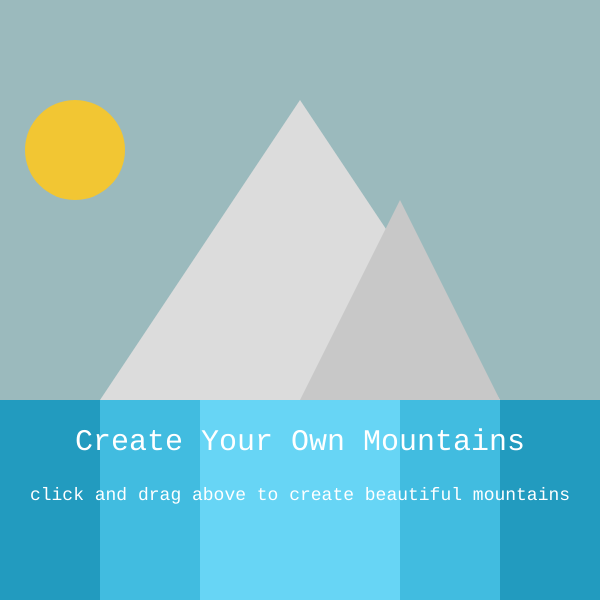
Frame 1 (no input)
Frame 60 (no input): identical to frame 1, image omitted
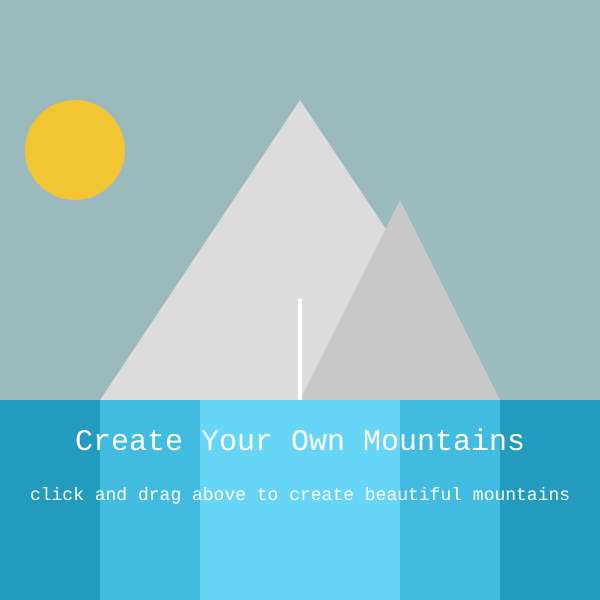
Frame 120 (the mouse pressed at the canvas centre since frame 60)

The p5.js sketch that drew these frames (run headless with seeded random() and noise() and a simulated clock; from frame 60 on, the mouse is pressed at the canvas centre):

// p5.js sketch
// ── sketch.js
function setup() {
  createCanvas(600, 600);
  background(155, 186, 189);

 //sun
noStroke();
  fill(242, 198, 51);
  ellipse(75, 150, 100, 100);

 //Initial Mountains
  fill(220)
  noStroke();
  triangle(100, 400, 500, 400, 300, 100);

  fill(200)
  noStroke();
  triangle(300, 400, 500, 400, 400, 200);
}

function draw() {

  //mountains
  var y = 400;
  stroke(255);
  strokeWeight(3);
  if(mouseIsPressed){
  line(mouseX, y, mouseX, mouseY);
 }


//water
fill(34, 155, 191);
  noStroke();
  rect(0, 400, 600, 300);

fill(65, 188, 224);
  noStroke();
  rect(100, 400, 400, 300);

fill(103, 213, 245);
  noStroke();
  rect(200, 400, 200, 300);

//title
  textSize(30);
  fill(255);
  textFont("Courier New");
  textAlign(CENTER);
  text("Create Your Own Mountains",300, 450);

  textSize(18);
  fill(255);
  textFont("Courier New");
  textAlign(CENTER);
  text("click and drag above to create beautiful mountains",300, 500);
}
